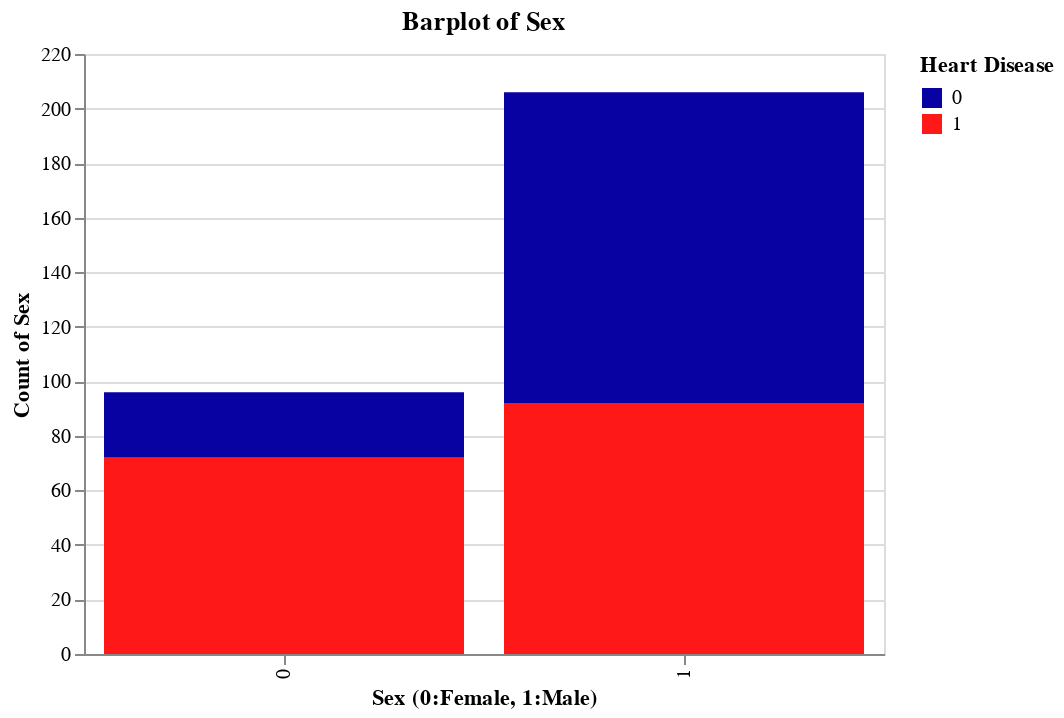

Notebook source saved alongside this figure:
### Markdown cell above
##### **2. sex**

### Code cell
chart = alt.Chart(heart_disease).mark_bar().encode(
    x=alt.X('sex:N', title='Sex (0:Female, 1:Male)'),
    y=alt.Y('count(sex):Q', title='Count of Sex'),
    color=alt.Color('target:N', title='Heart Disease', scale=alt.Scale(range=['#0802A3', '#FF1818'])),
    tooltip='count(sex):Q').properties(height=300, width=400, title='Barplot of Sex')

chart

### Figure 1 — Vega-Lite specification as saved in the notebook (floating-point values rounded to 4 significant figures; data arrays with more than 128 entries replaced by an {"elided": "..."} marker saying what was removed)
{"config": {"view": {"continuousWidth": 400, "continuousHeight": 300}}, "data": {"name": "data-ff98e7c4868c1b95efc0dd349d9115a4"}, "mark": "bar", "encoding": {"color": {"field": "target", "scale": {"range": ["#0802A3", "#FF1818"]}, "title": "Heart Disease", "type": "nominal"}, "tooltip": {"aggregate": "count", "field": "sex", "type": "quantitative"}, "x": {"field": "sex", "title": "Sex (0:Female, 1:Male)", "type": "nominal"}, "y": {"aggregate": "count", "field": "sex", "title": "Count of Sex", "type": "quantitative"}}, "height": 300, "title": "Barplot of Sex", "width": 400, "$schema": "https://vega.github.io/schema/vega-lite/v4.17.0.json", "datasets": {"data-ff98e7c4868c1b95efc0dd349d9115a4": {"elided": "302 records"}}}
